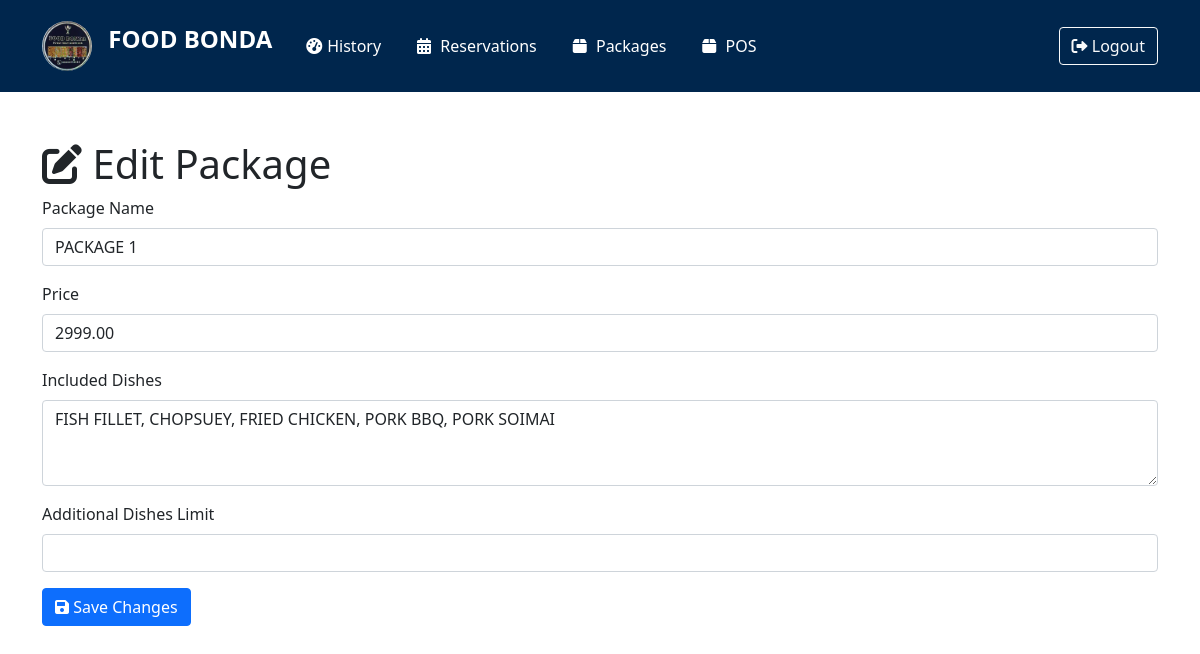
Page /owner/edit_package.php?id=1 (signed in) on the earlier database version.
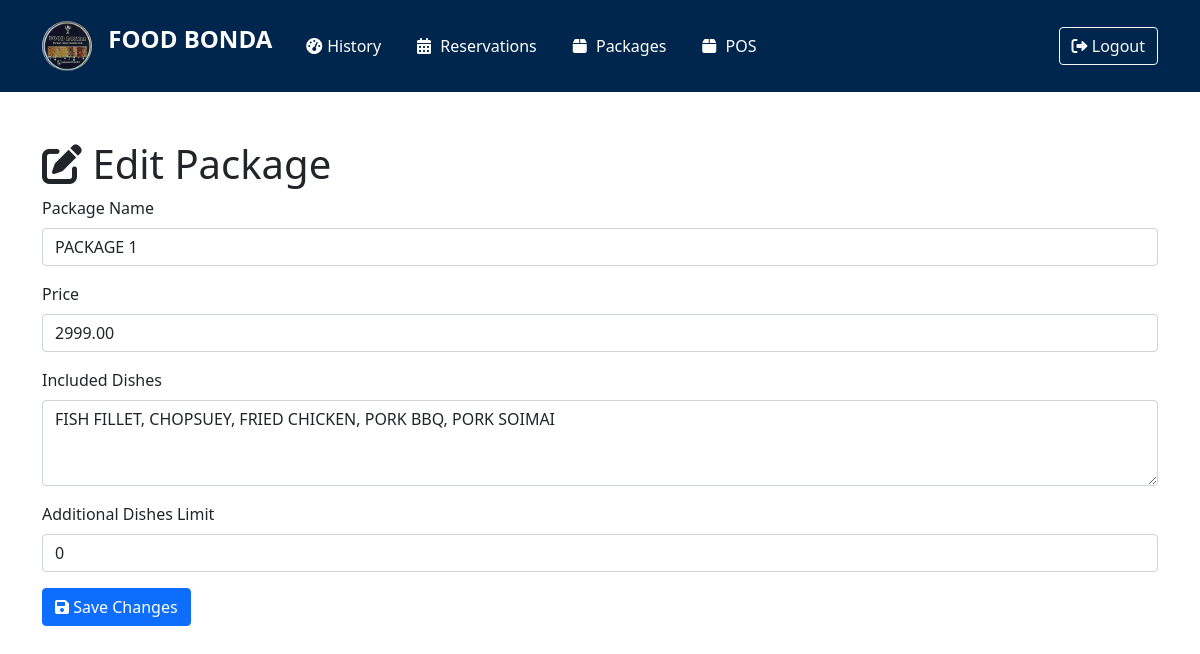
Same page on the later database version.
### tables this page shows
CREATE TABLE `packages` (
  `package_id` int NOT NULL,
  `package_name` varchar(255) NOT NULL,
  `price` decimal(10,2) NOT NULL,
  `included_dishes` text NOT NULL,
  `additional_dishes_limit` int DEFAULT NULL
);

### owner/edit_package.php (the view, shortened to what this page needs)
<?php
require_once '../db_conn.php';
$package_id = $_GET['id'];
if ($_SERVER['REQUEST_METHOD'] === 'POST') {
    $package_name = $_POST['package_name'];
    $price = $_POST['price'];
    $included_dishes = $_POST['included_dishes'];
    $additional_dishes_limit = $_POST['additional_dishes_limit'];
    $stmt = $conn->prepare('UPDATE packages SET package_name = ?, price = ?, included_dishes = ?, additional_dishes_limit = ? WHERE package_id = ?');
    $stmt->bind_param('sdsii', $package_name, $price, $included_dishes, $additional_dishes_limit, $package_id);
    if ($stmt->execute()) {
        $_SESSION['package_success'] = 'Package updated successfully.';
        header('Location: owner_packages.php');
        exit();
    } else {
        $_SESSION['package_error'] = 'Failed to update package.';
    }
} else {
    $stmt = $conn->prepare('SELECT * FROM packages WHERE package_id = ?');
    $stmt->bind_param('i', $package_id);
    $stmt->execute();
    $result = $stmt->get_result();
    $package = $result->fetch_assoc();
}
?>
<!DOCTYPE html>
<html lang="en">
<head>
    <link href="https://cdn.jsdelivr.net/npm/bootstrap@5.1.3/dist/css/bootstrap.min.css" rel="stylesheet">
    <link rel="stylesheet" href="https://cdnjs.cloudflare.com/ajax/libs/font-awesome/6.0.0/css/all.min.css">
    <link href="owner_dashboard.css" rel="stylesheet">
</head>
<body>
    <?php include 'owner_navbar.php'; ?>
    <div class="container mt-5">
        <h1><i class="fas fa-edit"></i> Edit Package</h1>
        <form action="edit_package.php?id=<?php echo $package_id; ?>" method="POST">
            <div class="mb-3">
                <label for="package_name" class="form-label">Package Name</label>
                <input type="text" class="form-control" id="package_name" name="package_name"
                    value="<?php echo htmlspecialchars($package['package_name']); ?>" required>
            </div>
            <div class="mb-3">
                <label for="price" class="form-label">Price</label>
                <input type="number" class="form-control" id="price" name="price" step="0.01"
                    value="<?php echo htmlspecialchars($package['price']); ?>" required>
            </div>
            <div class="mb-3">
                <label for="included_dishes" class="form-label">Included Dishes</label>
                <textarea class="form-control" id="included_dishes" name="included_dishes" rows="3" required><?php echo htmlspecialchars($package['included_dishes']); ?></textarea>
            </div>
            <div class="mb-3">
                <label for="additional_dishes_limit" class="form-label">Additional Dishes Limit</label>
                <input type="number" class="form-control" id="additional_dishes_limit" name="additional_dishes_limit"
                    value="<?php echo htmlspecialchars($package['additional_dishes_limit']); ?>">
            </div>
            <button type="submit" class="btn btn-primary"><i class="fas fa-save"></i> Save Changes</button>
        </form>
    </div>
</body>
</html>

Differences in the rows shown:
changed packages "PACKAGE 1": additional_dishes_limit (not shown) → "0"
